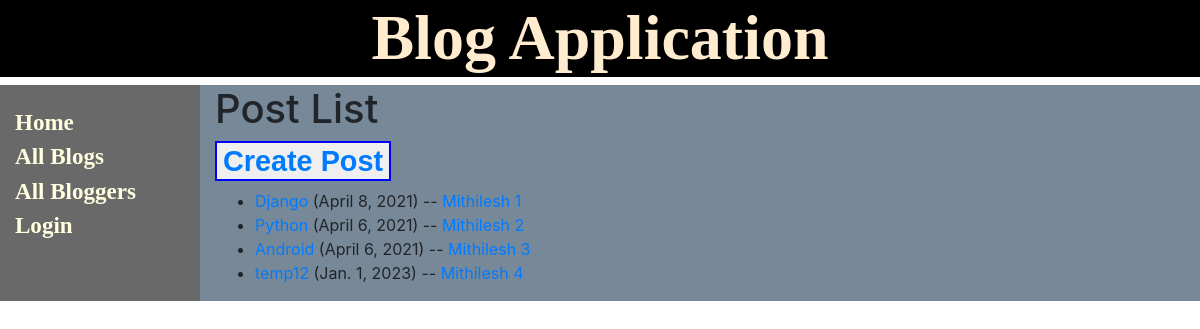
/blog/blogs/, run on the app's committed database.
### blog/models.py (models this page shows, shortened)
class Blog(models.Model):
    title = models.CharField(max_length=200, null=False, blank=False)
    post_date = models.DateField(null=False, blank=False)
    blogger = models.ForeignKey('Blogger', on_delete=models.SET_NULL, null=True)
    description = models.CharField(max_length=500, null=False, blank=False)
    def get_absolute_url(self):
        return reverse('blog-detail', args=[str(self.id)])

class Blogger(models.Model):
    name = models.CharField(max_length=200, null=False, blank=False)
    bio = models.CharField(max_length=500, null=False, blank=False)
    def get_absolute_url(self):
        return reverse('blogger-detail', args=[str(self.id)])

### blog/views.py (the view)
# urls.py: path('blogs/', views.BlogListView.as_view(), name='blogs'),
class BlogListView(generic.ListView):
    model = Blog
    paginate_by = 5

### blog/templates/blog/blog_list.html
{% extends "base_generic.html" %}
{% block content %}
  <h1>Post List</h1>
  <h4><button class="mybutton"><a href="{% url 'create-blog' %}">Create Post</a></button></h4>
  {% if blog_list %}
  <ul>
    {% for blog in blog_list %}
      <li>
        <a href="{{ blog.get_absolute_url }}">{{ blog.title }}</a> ({{blog.post_date}}) -- <a href="{{ blog.blogger.get_absolute_url }}">{{blog.blogger.name}}</a>
      </li>
    {% endfor %}
  </ul>
  {% else %}
    <p>There are no blogs now.</p>
  {% endif %}
{% endblock %}

### blog/static/css/styles.css (style rules this page uses)
a { text-decoration: none !important; }
.mybutton { font-family: sans-serif; font-weight: bolder; font-size: larger; color: lightyellow; text-decoration: none; border: 2px solid blue; }

### data on the page
Blog: title "Django", post_date "April 8, 2021", blogger.name "Mithilesh 1"
Blog: title "Python", post_date "April 6, 2021", blogger.name "Mithilesh 2"
Blog: title "Android", post_date "April 6, 2021", blogger.name "Mithilesh 3"
Blog: title "temp12", post_date "Jan. 1, 2023", blogger.name "Mithilesh 4"
